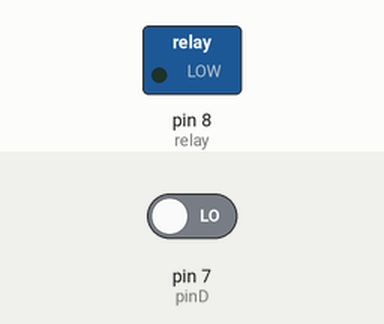
The sketch below on a simulated Arduino Uno, built with avr-gcc and run on an emulated ATmega328P. Shown: switched loads named in the sketch (green lamp = pin HIGH). Dashed ring = blinking. Inputs (shaded band) come from the test bench; at power-on: pin 7 (pinD) LOW. What the sketch prints to the serial monitor is not drawn.

Above: at 1.2 s.
1.3 s: pin 7 (pinD) driven HIGH
At 1.5 s:
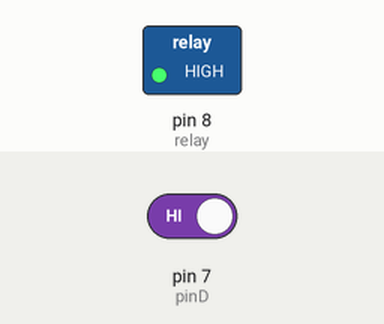
4.3 s: pin 7 (pinD) driven LOW
At 4.3 s:
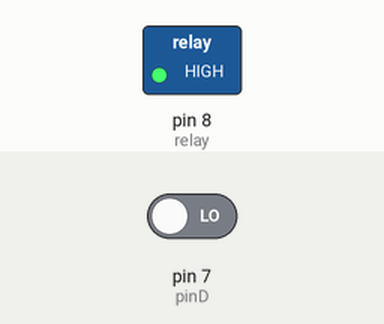
Timing chart, 0 to 7.3 s (numbered marks = the images above; inputs shaded):
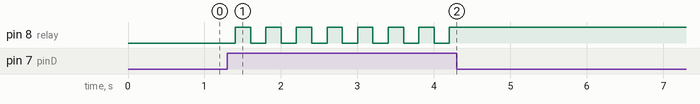

The sketch:

allumage_dune_lampe_avec_claquement_de_main.ino
```cpp
int pinD = 7;
int valeur = 0;
bool activation = 0;
int relay = 8;
unsigned long lastClapTime = 0;
unsigned long clapInterval = 3000; // Intervalle maximal entre deux claps en millisecondes
int clapCount = 0;

void setup() {
  Serial.begin(9600);
  pinMode(relay, OUTPUT);
  pinMode(pinD, INPUT);
}

void loop() {
  valeur = digitalRead(pinD);
  unsigned long currentTime = millis();

  if (valeur == 1) {
    // Si un clap est détecté, vérifiez le temps écoulé depuis le dernier clap
    if (currentTime - lastClapTime <= clapInterval) {
      clapCount++;
    } else {
      clapCount = 1;
    }

    lastClapTime = currentTime;

    // Si deux claps sont détectés en moins d'une seconde, changez l'état de la lampe
    if (clapCount == 2) {
      activation = !activation;
      digitalWrite(relay, activation ? HIGH : LOW);
      clapCount = 0; // Réinitialiser le compteur de claps
    }

    delay(100); // Anti-rebond
  }

  Serial.println(activation);
}
```

Measured:
- after the input at 1.3 s, pin 8 (relay): alternates HIGH for 0.20 s and LOW for 0.20 s, starting after 0.10 s
- after the input at 4.3 s, pin 8 (relay): stops changing and stays HIGH
